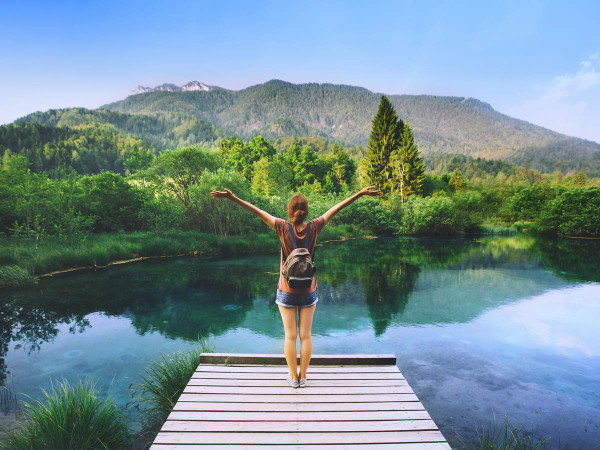
#> input picture nature.jpg, 600 x 450 px
$ python translation.py
#> lines starting #> are read from the running program, lines starting #| are printed output that depends on the picture
import cv2
import numpy as np


# load image
image = cv2.imread('nature.jpg')
#> image is the input picture: shape (450, 600, 3); mean B, G, R 147.9, 141.5, 116.6

# translation matrix
matrix = np.float32([[1, 0, 100], [0, 1, 100]])

# apply translation
translated = cv2.warpAffine(image, matrix, (image.shape[1]+100, image.shape[0]+100))
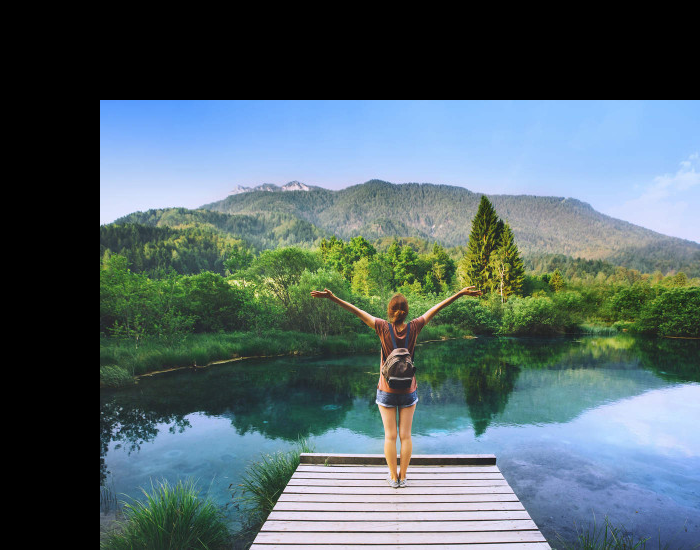
#> translated: shape (550, 700, 3); mean B, G, R 103.7, 99.2, 81.8

# showing the image
cv2.imshow('image', image)
cv2.imshow('translated', translated)
if cv2.waitKey() == ord('q'):
#> (key q is pressed here)
    cv2.destroyAllWindows()
